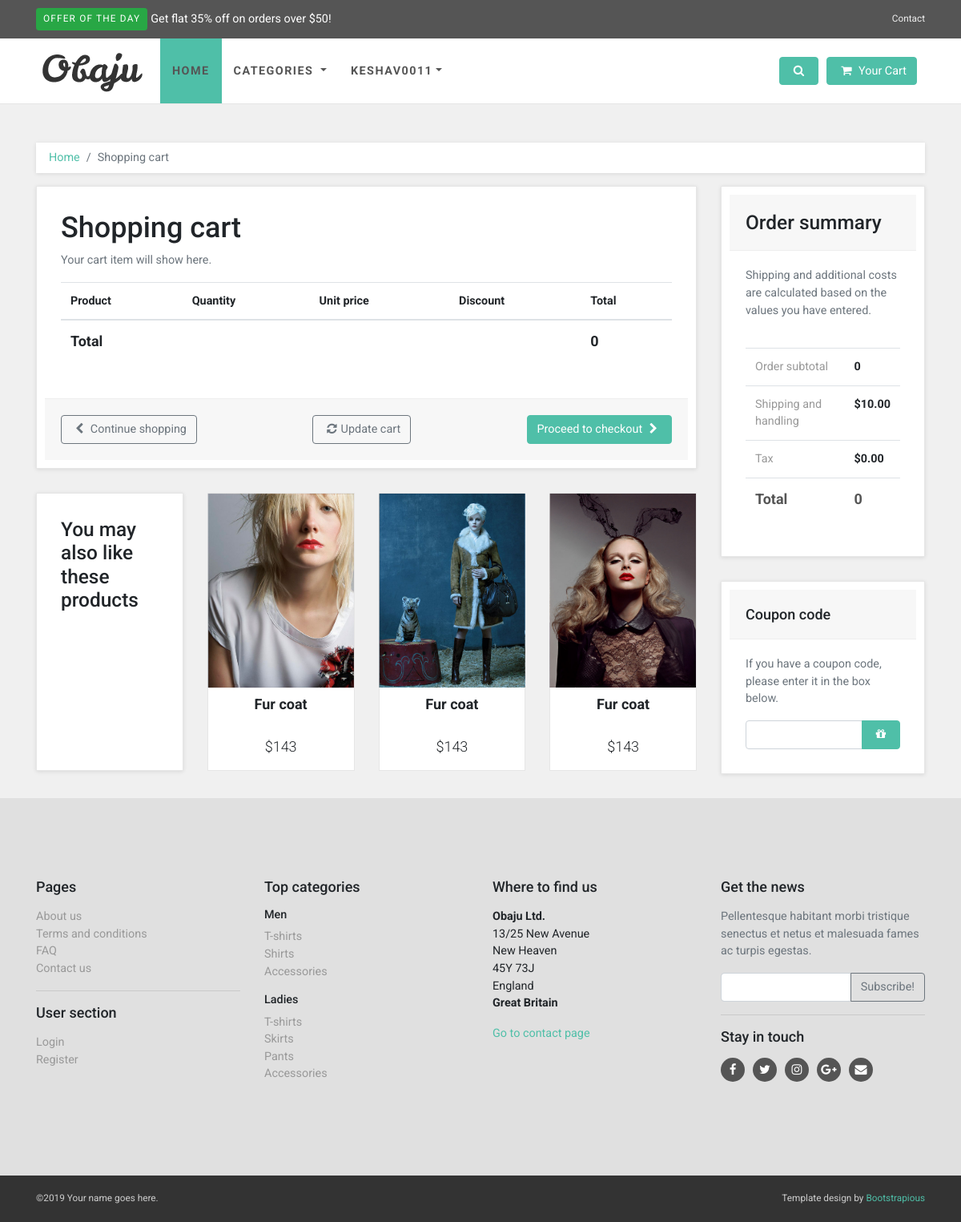
The app's page /cart/keshav0011 (signed in), older data.
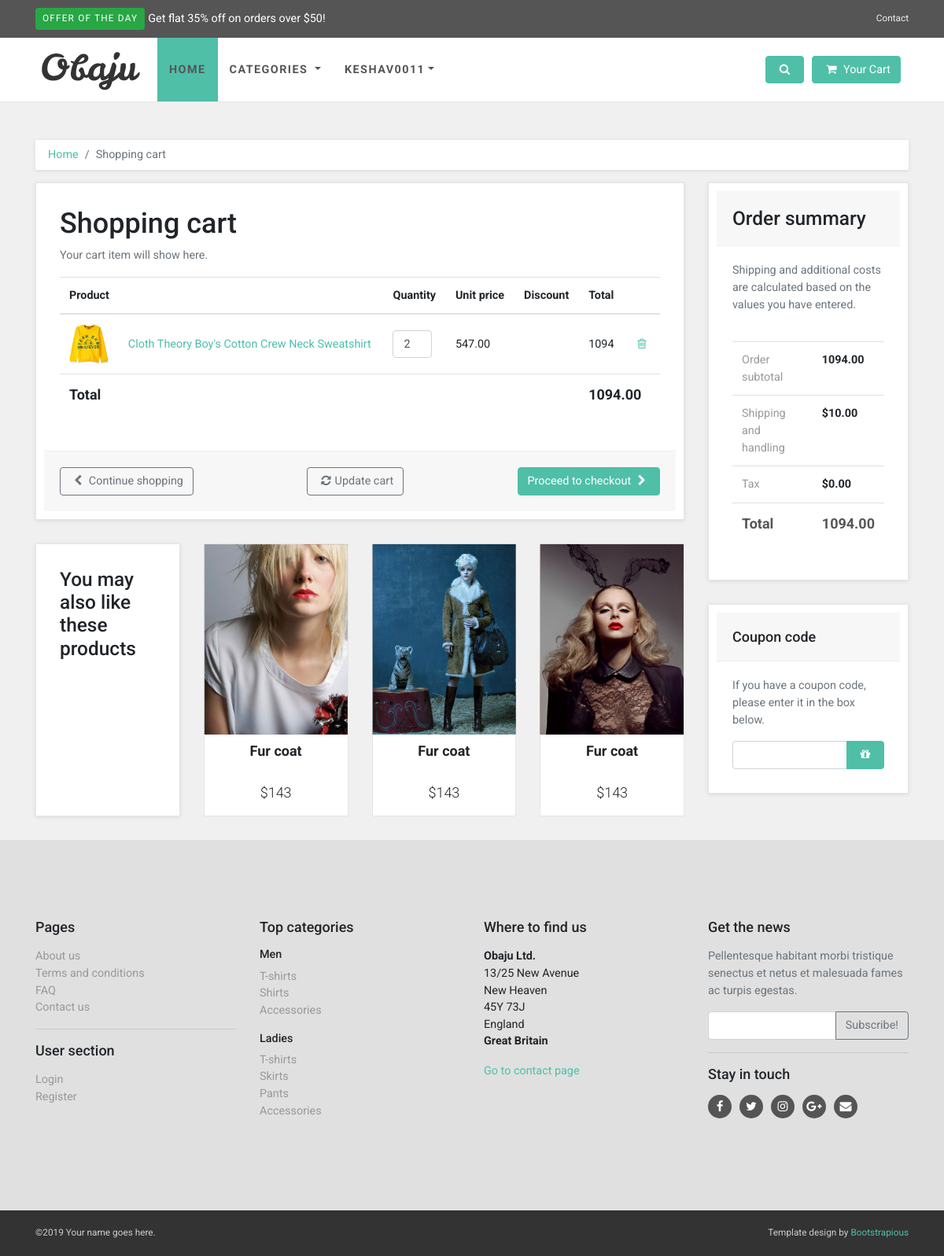
The same page, newer data.
### account/models.py (models this page shows)
class User(AbstractUser):
    mobile = models.CharField(max_length=20, blank=True)
    user_type = models.CharField(max_length=10, choices=user_choices, blank=True)
    objects = UserManager()
    USERNAME_FIELD = 'username'
    def __str__(self) -> str:
        return self.username

### cart/models.py (models this page shows, shortened)
class CartItems(models.Model):
    user = models.ForeignKey(User, on_delete= models.CASCADE)
    product = models.ForeignKey(Product, on_delete= models.CASCADE)
    quantity = models.PositiveIntegerField()

### product/models.py (models this page shows, shortened)
class Product(models.Model):
    product_name = models.CharField(max_length=100)
    product_desc = models.CharField(max_length=255)
    category = models.ForeignKey(ProductCategory, on_delete=models.SET_NULL, null=True)
    brand = models.ForeignKey(Brand, on_delete=models.SET_NULL, null=True)
    color = models.ForeignKey(Color, on_delete=models.SET_NULL, null=True, blank=True)
    mdl = models.ForeignKey(Mdl, on_delete=models.CASCADE, null=True, blank=True)
    price = models.DecimalField(max_digits=10, decimal_places=2)
    user = models.ForeignKey(User, on_delete=models.CASCADE)
    stock_quantity = models.PositiveIntegerField()
    image1 = models.ImageField(upload_to = 'static/')
    image2 = models.ImageField(upload_to = 'static/')
    image3 = models.ImageField(upload_to = 'static/')
    image4 = models.ImageField(upload_to = 'static/', blank=True)
    image5 = models.ImageField(upload_to = 'static/', blank=True)

### cart/views.py (the view, shortened to what this page needs)
# urls.py: path('cart/<str:id>', views.cartlist),
@login_required(login_url='/register')
def cartlist(request,id):
    if request.method == 'GET':
        total = 0
        data = CartItems.objects.filter(user=User.objects.get(username=id))
        for x in data:
            total += x.product.price * x.quantity
        context = {
            'data' : data,
            'total' : total
        }
        return render(request, 'cart_template/basket.html', context)

### templates/cart_template/basket.html (shortened to what this page needs)
{% extends '../base.html' %}
{% load static %}
{% block content %}
    <div id="all">
      <div id="content">
        <div class="container">
          <div class="row">
            <div class="col-lg-12">
              <nav aria-label="breadcrumb">
                <ol class="breadcrumb">
                  <li class="breadcrumb-item"><a href="#">Home</a></li>
                  <li aria-current="page" class="breadcrumb-item active">Shopping cart</li>
                </ol>
              </nav>
            </div>
            <div id="basket" class="col-lg-9">
              <div class="box">
                <form method="post" action="checkout.html">
                  <h1>Shopping cart</h1>
                  <p class="text-muted"> Your cart item will show here. </p>
                  <div class="table-responsive">
                    <table class="table">
                      <thead>
                        <tr>
                          <th colspan="2">Product</th>
                          <th>Quantity</th>
                          <th>Unit price</th>
                          <th>Discount</th>
                          <th colspan="2">Total</th>
                        </tr>
                      </thead>
                      <tbody>
                        {% for data in data %}
                        <tr>
                          <td><a href="#"><img src="../{{data.product.image1}}" alt=""></a></td>
                          <td><a href="#">{{data.product.product_name}}</a></td>
                          <td>
                            <input type="number" name="{{data.id}}" value="{{data.quantity}}" class="form-control">
                          </td>
                          <td>{{data.product.price}}</td>
                          <td>{{data.product.Discount}}</td>
                          <td>{% widthratio data.product.price 1 data.quantity %}</td>
                          <td><a href="/remove-cart/{{user}}/{{data.id}}"><i class="fa fa-trash-o"></i></a></td>
                        </tr>
                        {% endfor %}
                      </tbody>
                      <tfoot>
                        <tr>
                          <th colspan="5">Total</th>
                          <th colspan="2">{{total}}</th>
                        </tr>
                      </tfoot>
                    </table>
                  </div>
                  <div class="box-footer d-flex justify-content-between flex-column flex-lg-row">
                    <div class="left"><a href="/" class="btn btn-outline-secondary"><i class="fa fa-chevron-left"></i> Continue shopping</a></div>
                    <div class="right">
                      <button type="submit" class="btn btn-outline-secondary"><i class="fa fa-refresh"></i>Update cart</button>
                    </div>
                    <button class="btn btn-primary">Proceed to checkout <i class="fa fa-chevron-right"></i></button>
                  </div>
                </form>
              </div>
              <div class="row same-height-row">
                <div class="col-lg-3 col-md-6">
                  <div class="box same-height">
                    <h3>You may also like these products</h3>
                  </div>
                </div>
                <div class="col-md-3 col-sm-6">
                  <div class="product same-height">
                    <div class="flip-container">
                      <div class="flipper">
                        <div class="front"><a href="detail.html"><img src="{% static 'img/product2.jpg' %}" alt="" class="img-fluid"></a></div>
                        <div class="back"><a href="detail.html"><img src="{% static 'img/product2_2.jpg' %}" alt="" class="img-fluid"></a></div>
                      </div>
                    </div><a href="detail.html" class="invisible"><img src="{% static 'img/product2.jpg' %}" alt="" class="img-fluid"></a>
                    <div class="text">
                      <h3>Fur coat</h3>
                      <p class="price">$143</p>
                    </div>
                  </div>
                </div>
                <div class="col-md-3 col-sm-6">
                  <div class="product same-height">
                    <div class="flip-container">
                      <div class="flipper">
                        <div class="front"><a href="detail.html"><img src="{% static 'img/product1.jpg' %}" alt="" class="img-fluid"></a></div>
                        <div class="back"><a href="detail.html"><img src="{% static 'img/product1_2.jpg' %}" alt="" class="img-fluid"></a></div>
                      </div>
                    </div><a href="detail.html" class="invisible"><img src="{% static 'img/product1.jpg' %}" alt="" class="img-fluid"></a>
                    <div class="text">
                      <h3>Fur coat</h3>
                      <p class="price">$143</p>
                    </div>
                  </div>
                </div>
                <div class="col-md-3 col-sm-6">
                  <div class="product same-height">
                    <div class="flip-container">
                      <div class="flipper">
                        <div class="front"><a href="detail.html"><img src="{% static 'img/product3.jpg' %}" alt="" class="img-fluid"></a></div>
                        <div class="back"><a href="detail.html"><img src="{% static 'img/product3_2.jpg' %}" alt="" class="img-fluid"></a></div>
                      </div>
                    </div><a href="detail.html" class="invisible"><img src="{% static 'img/product3.jpg' %}" alt="" class="img-fluid"></a>
                    <div class="text">
                      <h3>Fur coat</h3>
                      <p class="price">$143</p>
                    </div>
                  </div>
                </div>
              </div>
            </div>
            <div class="col-lg-3">
              <div id="order-summary" class="box">
                <div class="box-header">
                  <h3 class="mb-0">Order summary</h3>
                </div>
                <p class="text-muted">Shipping and additional costs are calculated based on the values you have entered.</p>
                <div class="table-responsive">
                  <table class="table">
                    <tbody>
                      <tr>
                        <td>Order subtotal</td>
                        <th>{{total}}</th>
                      </tr>
                      <tr>
                        <td>Shipping and handling</td>
                        <th>$10.00</th>
                      </tr>
                      <tr>
                        <td>Tax</td>
                        <th>$0.00</th>
                      </tr>
                      <tr class="total">
                        <td>Total</td>
                        <th>{{total}}</th>
                      </tr>
                    </tbody>
                  </table>
                </div>
              </div>
              <div class="box">
                <div class="box-header">
                  <h4 class="mb-0">Coupon code</h4>
                </div>
                <p class="text-muted">If you have a coupon code, please enter it in the box below.</p>
                <form>
                  <div class="input-group">
                    <input type="text" class="form-control"><span class="input-group-append">
                      <button type="button" class="btn btn-primary"><i class="fa fa-gift"></i></button></span>
                  </div>
                </form>
              </div>
            </div>
          </div>
        </div>
      </div>
    </div>
{% endblock %}

### templates/base.html (shortened to what this page needs)
{% load static %}
<!DOCTYPE html>
<html data-bs-theme="dark">
<head>
  <link rel="stylesheet" href="{% static 'vendor/bootstrap/css/bootstrap.min.css' %}">
  <link rel="stylesheet" href="{% static 'vendor/font-awesome/css/font-awesome.min.css' %}">
  <link rel="stylesheet" href="{% static 'vendor/owl.carousel/assets/owl.carousel.css' %}">
  <link rel="stylesheet" href="{% static 'vendor/owl.carousel/assets/owl.theme.default.css' %}">
  <link rel="stylesheet" href="{% static 'css/style.default.css' %}" id="theme-stylesheet">
  <link rel="stylesheet" href="{% static 'css/custom.css' %}">
</head>
<body>
  <header class="header mb-5">
    <div id="top">
      <div class="container">
        <div class="row">
          <div class="col-lg-6 offer mb-3 mb-lg-0"><a href="#" class="btn btn-success btn-sm">Offer of the day</a><a
              href="#" class="ml-1">Get flat 35% off on orders over $50!</a></div>
          <div class="col-lg-6 text-center text-lg-right">
            <ul class="menu list-inline mb-0">
              <li class="list-inline-item"><a href="#">Contact</a></li>
            </ul>
          </div>
        </div>
      </div>
    </div>
    <nav class="navbar navbar-expand-lg">
      <div class="container"><a href="/" class="navbar-brand home"><img src="{% static 'img/logo.png' %}"
            alt="Obaju logo" class="d-none d-md-inline-block"><img src="{% static 'img/logo-small.png' %}"
            alt="Obaju logo" class="d-inline-block d-md-none"><span class="sr-only">Obaju - go to homepage</span></a>
        <div id="navigation" class="collapse navbar-collapse">
          <ul class="navbar-nav mr-auto">
            <li class="nav-item"><a href="/" class="nav-link active">Home</a></li>
            <li class="nav-item dropdown menu-large"><a href="#" data-toggle="dropdown" data-hover="dropdown"
                data-delay="200" class="dropdown-toggle nav-link"> Categories <b class="caret"></b></a>
            </li>
            <li class="nav-item dropdown menu-large"><a href="#" data-toggle="dropdown" data-hover="dropdown"
                data-delay="200" class="dropdown-toggle nav-link">{{user}}<b class="caret"></b></a>
            </li>
          </ul>
          <div class="navbar-buttons d-flex justify-content-end">
            <div id="search-not-mobile" class="navbar-collapse collapse"></div><a data-toggle="collapse" href="#search"
              class="btn navbar-btn btn-primary d-none d-lg-inline-block"><span class="sr-only">Toggle search</span><i
                class="fa fa-search"></i></a>
            {% if user.is_authenticated %}
            <div id="basket-overview" class="navbar-collapse collapse d-none d-lg-block"><a href="../cart/{{user}}"
                class="btn btn-primary navbar-btn"><i class="fa fa-shopping-cart"></i><span> Your Cart </span></a>
            </div>
            {% endif %}
          </div>
        </div>
      </div>
    </nav>
  </header>
  {% block content %}
  {% endblock %}
  <div id="footer">
    <div class="container">
      <div class="row">
        <div class="col-lg-3 col-md-6">
          <h4 class="mb-3">Pages</h4>
          <ul class="list-unstyled">
            <li><a href="#">About us</a></li>
            <li><a href="#">Terms and conditions</a></li>
            <li><a href="#">FAQ</a></li>
            <li><a href="#">Contact us</a></li>
          </ul>
          <hr>
          <h4 class="mb-3">User section</h4>
          <ul class="list-unstyled">
            <li><a href="#" data-toggle="modal" data-target="#login-modal">Login</a></li>
            <li><a href="/register">Register</a></li>
          </ul>
        </div>
        <div class="col-lg-3 col-md-6">
          <h4 class="mb-3">Top categories</h4>
          <h5>Men</h5>
          <ul class="list-unstyled">
            <li><a href="category.html">T-shirts</a></li>
            <li><a href="category.html">Shirts</a></li>
            <li><a href="category.html">Accessories</a></li>
          </ul>
          <h5>Ladies</h5>
          <ul class="list-unstyled">
            <li><a href="category.html">T-shirts</a></li>
            <li><a href="category.html">Skirts</a></li>
            <li><a href="category.html">Pants</a></li>
            <li><a href="category.html">Accessories</a></li>
          </ul>
        </div>
        <div class="col-lg-3 col-md-6">
          <h4 class="mb-3">Where to find us</h4>
          <p><strong>Obaju Ltd.</strong><br>13/25 New Avenue<br>New Heaven<br>45Y 73J<br>England<br><strong>Great
              Britain</strong></p><a href="contact.html">Go to contact page</a>
        </div>
        <div class="col-lg-3 col-md-6">
          <h4 class="mb-3">Get the news</h4>
          <p class="text-muted">Pellentesque habitant morbi tristique senectus et netus et malesuada fames ac turpis
            egestas.</p>
          <form>
            <div class="input-group">
              <input type="text" class="form-control"><span class="input-group-append">
                <button type="button" class="btn btn-outline-secondary">Subscribe!</button></span>
            </div>
          </form>
          <hr>
          <h4 class="mb-3">Stay in touch</h4>
          <p class="social"><a href="#" class="facebook external"><i class="fa fa-facebook"></i></a><a href="#"
              class="twitter external"><i class="fa fa-twitter"></i></a><a href="#" class="instagram external"><i
                class="fa fa-instagram"></i></a><a href="#" class="gplus external"><i
                class="fa fa-google-plus"></i></a><a href="#" class="email external"><i class="fa fa-envelope"></i></a>
          </p>
        </div>
      </div>
    </div>
  </div>
  <div id="copyright">
    <div class="container">
      <div class="row">
        <div class="col-lg-6 mb-2 mb-lg-0">
          <p class="text-center text-lg-left">©2019 Your name goes here.</p>
        </div>
        <div class="col-lg-6">
          <p class="text-center text-lg-right">Template design by <a href="https://bootstrapious.com/">Bootstrapious</a>
          </p>
        </div>
      </div>
    </div>
  </div>
</body>
</html>

Row changes from the older to the newer data that the page shows:
added CartItems: product.image1 (picture), product.product_name "Cloth Theory Boy's Cotton Crew Neck Sweatshirt", quantity "2", product.price "547.00", product+quantity "1094"
Text that changed along with them:
{{ total }}: "0" → "1094.00"
